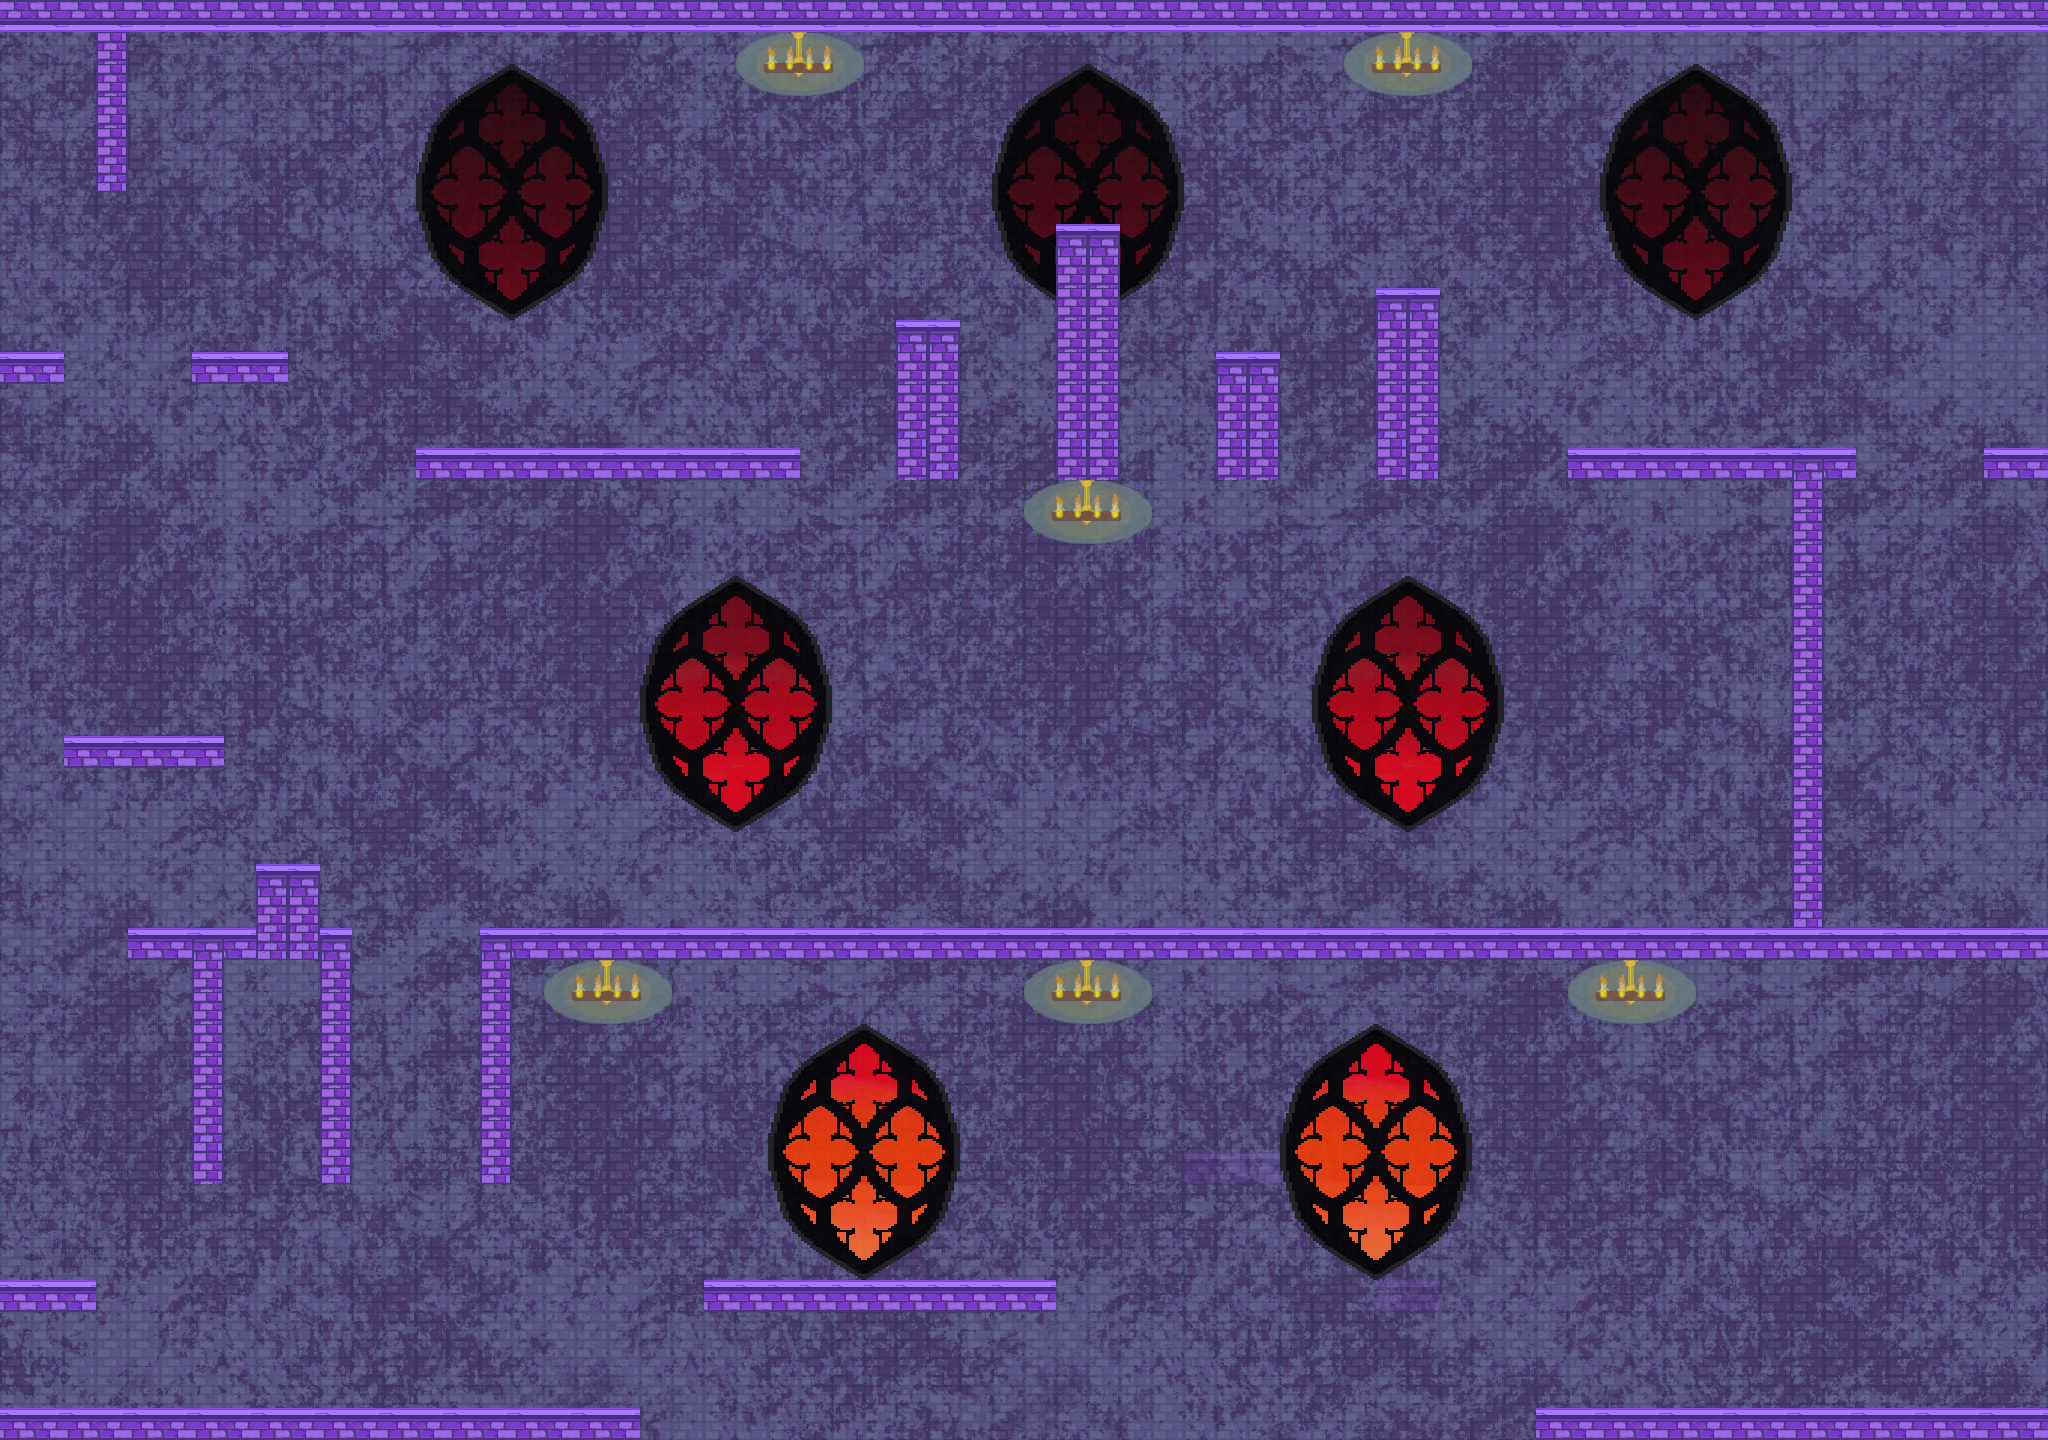

A level layout from a 2D game, rendered from its tile map. Below: a short description, then the map file with tile-grid data replaced by summaries:
An orthogonal 64x45 tile map with 32x32 px tiles, 5 tile layers (wall, brickwall, windows, lights, ...), 12 tilesets and 22 objects.

<map version="1.2" tiledversion="1.2.0" orientation="orthogonal" renderorder="right-down" width="64" height="45" tilewidth="32" tileheight="32" infinite="0" nextlayerid="16" nextobjectid="54">
 <tileset firstgid="1" name="spikefloor" tilewidth="32" tileheight="32" tilecount="2" columns="2">
  <image source="spikefloor.png" width="64" height="32" />
 </tileset>
 <tileset firstgid="3" name="tallspikefloor" tilewidth="32" tileheight="32" tilecount="8" columns="4">
  <image source="tallspikefloor.png" width="128" height="64" />
 </tileset>
 <tileset firstgid="11" name="walllevel1" tilewidth="32" tileheight="32" tilecount="2880" columns="64">
  <image source="walllevel1.png" width="2048" height="1440" />
 </tileset>
 <tileset firstgid="2891" name="levelceiling2" tilewidth="32" tileheight="32" tilecount="2" columns="2">
  <image source="levelceiling2.png" width="64" height="32" />
 </tileset>
 <tileset firstgid="2893" name="levelfloor2" tilewidth="32" tileheight="32" tilecount="2" columns="2">
  <image source="levelfloor2.png" width="64" height="32" />
 </tileset>
 <tileset firstgid="2895" name="levelbrick" tilewidth="32" tileheight="32" tilecount="3" columns="1">
  <image source="levelbrick.png" width="32" height="96" />
 </tileset>
 <tileset firstgid="2898" name="lightin" tilewidth="32" tileheight="32" tilecount="8" columns="4">
  <image source="lightin.png" width="128" height="64" />
 </tileset>
 <tileset firstgid="2906" name="ladder" tilewidth="32" tileheight="32" tilecount="14" columns="2">
  <image source="ladder.png" width="64" height="224" />
 </tileset>
 <tileset firstgid="2920" name="invisiblebricks" tilewidth="32" tileheight="32" tilecount="2" columns="2">
  <image source="invisiblebricks.png" width="64" height="32" />
 </tileset>
 <tileset firstgid="2922" name="window-w-red" tilewidth="32" tileheight="32" tilecount="48" columns="6">
  <image source="window-w-red.png" width="192" height="256" />
 </tileset>
 <tileset firstgid="2970" name="window-w-orange" tilewidth="32" tileheight="32" tilecount="48" columns="6">
  <image source="window-w-orange.png" width="192" height="256" />
 </tileset>
 <tileset firstgid="3018" name="window-w-yellow" tilewidth="32" tileheight="32" tilecount="48" columns="6">
  <image source="window-w-yellow.png" width="192" height="256" />
 </tileset>
 <layer id="1" name="wall" width="64" height="45" locked="1" opacity="0.48">
  <data>[2880 cells, 2880 non-empty, 2880 distinct tile ids]</data>
 </layer>
 <layer id="6" name="brickwall" width="64" height="45" locked="1" opacity="0.25">
  <data>[2880 cells, 2880 non-empty, 2 distinct tile ids]</data>
 </layer>
 <layer id="7" name="windows" width="64" height="45" locked="1" opacity="0.89">
  <data>[2880 cells, 336 non-empty, 144 distinct tile ids]</data>
 </layer>
 <layer id="2" name="lights" width="64" height="45" locked="1" opacity="0.84">
  <data>[2880 cells, 49 non-empty, 9 distinct tile ids]</data>
 </layer>
 <objectgroup id="10" name="ladders" locked="1">
  <object id="25" gid="2920" x="96" y="576" width="32" height="32" />
  <object id="44" gid="2920" x="32" y="1152" width="32" height="32" />
 </objectgroup>
 <objectgroup id="11" name="spikes" locked="1">
  <object id="26" gid="2920" x="800" y="480" width="32" height="32" />
  <object id="29" gid="2920" x="928" y="480" width="32" height="32" />
  <object id="30" gid="2920" x="1056" y="480" width="32" height="32" />
  <object id="31" gid="2920" x="1184" y="480" width="32" height="32" />
  <object id="33" gid="2920" x="1312" y="480" width="32" height="32" />
  <object id="34" gid="2920" x="1440" y="480" width="32" height="32" />
  <object id="35" gid="2920" x="640" y="1440" width="32" height="32" />
  <object id="36" gid="2920" x="768" y="1440" width="32" height="32" />
  <object id="37" gid="2920" x="896" y="1440" width="32" height="32" />
  <object id="38" gid="2920" x="1024" y="1440" width="32" height="32" />
  <object id="39" gid="2920" x="1152" y="1440" width="32" height="32" />
  <object id="40" gid="2920" x="1280" y="1440" width="32" height="32" />
  <object id="41" gid="2920" x="1408" y="1440" width="32" height="32" />
  <object id="46" gid="2920" x="352" y="1184" width="32" height="32" />
 </objectgroup>
 <objectgroup id="13" name="rangers-small" locked="1">
  <object id="47" gid="2920" x="256" y="1408" width="32" height="32" />
  <object id="48" gid="2920" x="608" y="448" width="32" height="32" />
  <object id="49" gid="2920" x="1248" y="352" width="32" height="32" />
  <object id="51" gid="2920" x="704" y="928" width="32" height="32" />
 </objectgroup>
 <layer id="3" name="platforms" width="64" height="45" locked="1">
  <data>[2880 cells, 298 non-empty, 9 distinct tile ids]</data>
 </layer>
 <objectgroup id="15" name="treasure">
  <object id="53" gid="2920" x="1856" y="1408" width="32" height="32" />
 </objectgroup>
 <objectgroup id="12" name="door" locked="1">
  <object id="43" gid="2920" x="1856" y="928" width="32" height="32" />
 </objectgroup>
</map>
